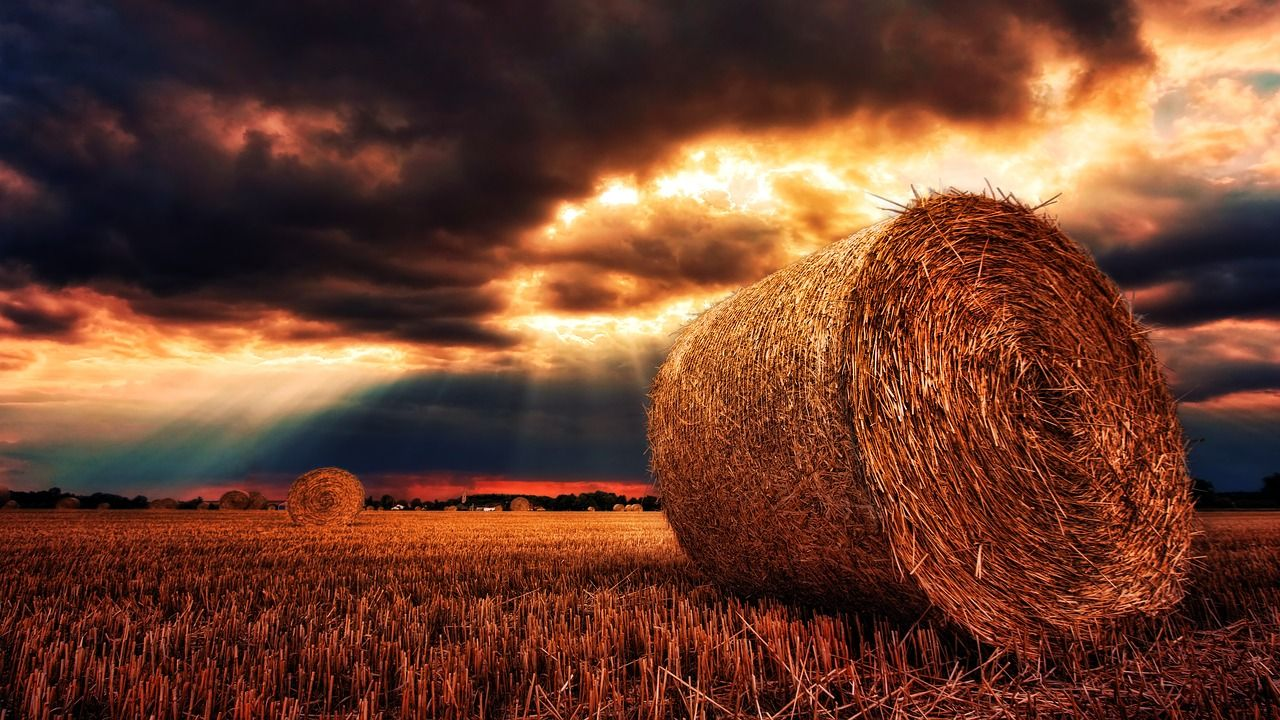
#> input picture Semana_09_Fundamentos_Vision_Computador/semana_09_2_convoluciones_personalizadas/python/imagen.jpg, 1280 x 720 px
$ jupyter execute main.ipynb
#> lines starting #> are read from the running program, lines starting #| are printed output that depends on the picture
[cell 1]
import cv2
import numpy as np
import matplotlib.pyplot as plt

# =========================================================
# CARGAR IMAGEN EN ESCALA DE GRISES
# =========================================================

# Cambiar por la ruta de la imagen
imagen = cv2.imread("imagen.jpg", cv2.IMREAD_GRAYSCALE)
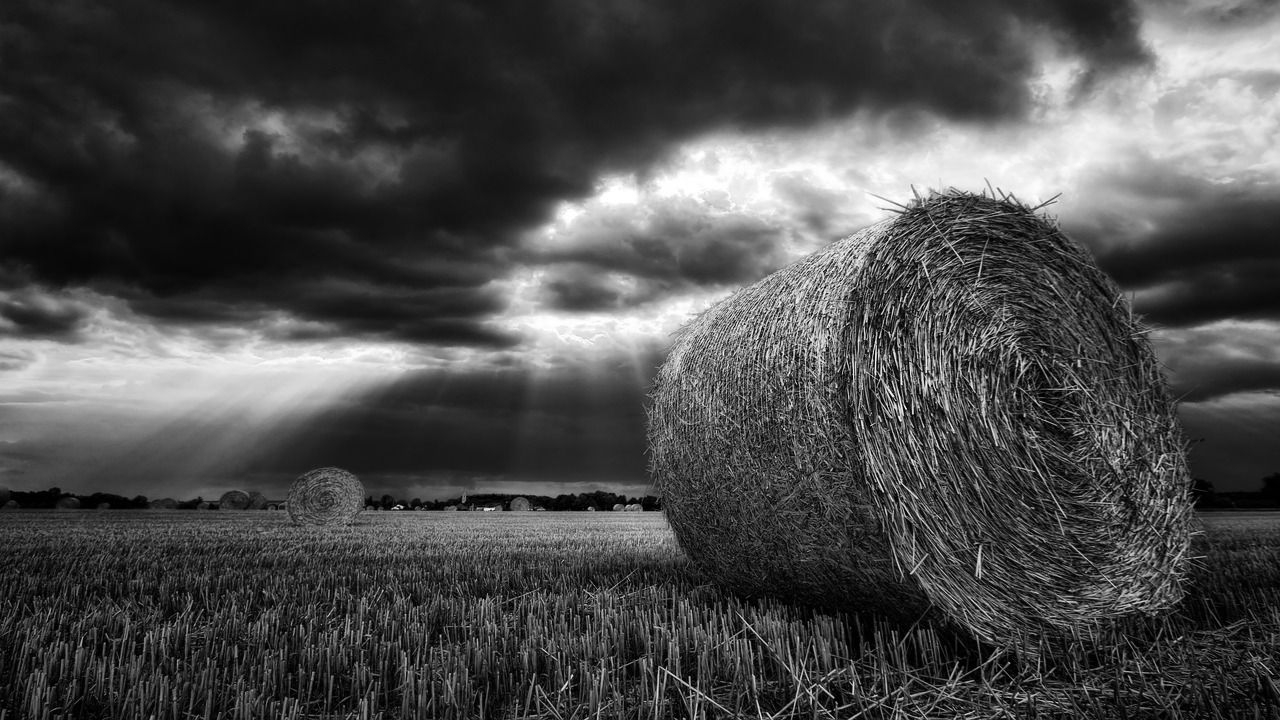
#> imagen: shape (720, 1280); min 0, max 255, mean 75.1

if imagen is None:
    raise Exception("No se pudo cargar la imagen")

# =========================================================
# FUNCION DE CONVOLUCION MANUAL
# =========================================================

def convolucion_manual(imagen, kernel):

    alto, ancho = imagen.shape
#> alto = 720; ancho = 1280
    k_alto, k_ancho = kernel.shape

    padding_y = k_alto // 2
    padding_x = k_ancho // 2

    # Agregar bordes de ceros
    imagen_padding = np.pad(
        imagen,
        ((padding_y, padding_y), (padding_x, padding_x)),
        mode='constant'
    )

    salida = np.zeros((alto, ancho), dtype=np.float32)

    # Recorrer cada pixel
    for y in range(alto):
        for x in range(ancho):

            # Extraer region
            region = imagen_padding[
                y:y+k_alto,
                x:x+k_ancho
            ]

            # Multiplicacion elemento a elemento
            valor = np.sum(region * kernel)

            salida[y, x] = valor

    # Limitar valores entre 0 y 255
    salida = np.clip(salida, 0, 255)

    return salida.astype(np.uint8)

# =========================================================
# KERNELS PERSONALIZADOS
# =========================================================

# 1. SHARPENING (ENFOQUE)
kernel_sharpen = np.array([
    [ 0, -1,  0],
    [-1,  5, -1],
    [ 0, -1,  0]
])

# 2. BLUR (SUAVIZADO)
kernel_blur = (1/9) * np.array([
    [1, 1, 1],
    [1, 1, 1],
    [1, 1, 1]
])

# 3. DETECCION DE BORDES (SOBEL X)
kernel_sobel_x = np.array([
    [-1, 0, 1],
    [-2, 0, 2],
    [-1, 0, 1]
])

# 4. DETECCION DE BORDES (SOBEL Y)
kernel_sobel_y = np.array([
    [-1, -2, -1],
    [ 0,  0,  0],
    [ 1,  2,  1]
])

# =========================================================
# APLICAR CONVOLUCION MANUAL
# =========================================================

imagen_sharpen_manual = convolucion_manual(imagen, kernel_sharpen)
imagen_blur_manual = convolucion_manual(imagen, kernel_blur)

sobel_x = convolucion_manual(imagen, kernel_sobel_x)
sobel_y = convolucion_manual(imagen, kernel_sobel_y)
#> after the loop in convolucion_manual (call 4), `for y in range(alto):`:
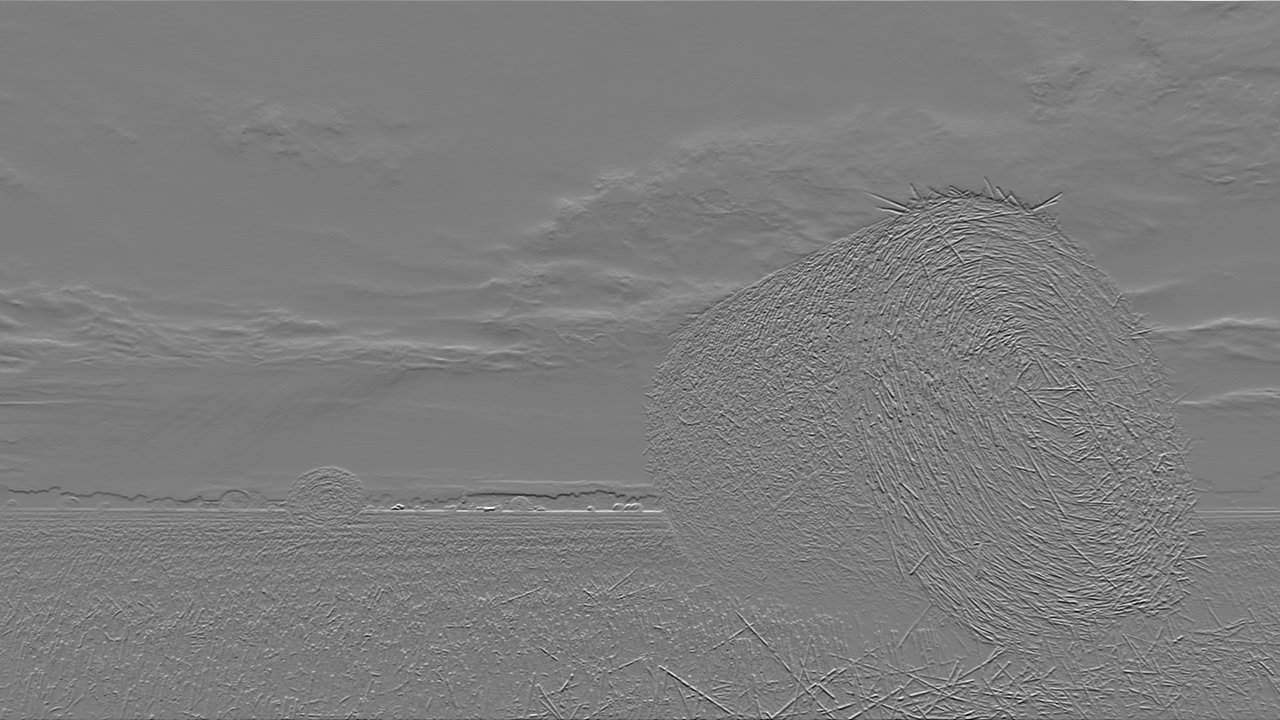
#> salida: shape (720, 1280) float32; min -731, max 753, mean 0; drawn with min black and max white
#> in convolucion_manual (call 4), `salida = np.clip(salida, 0, 255)`:
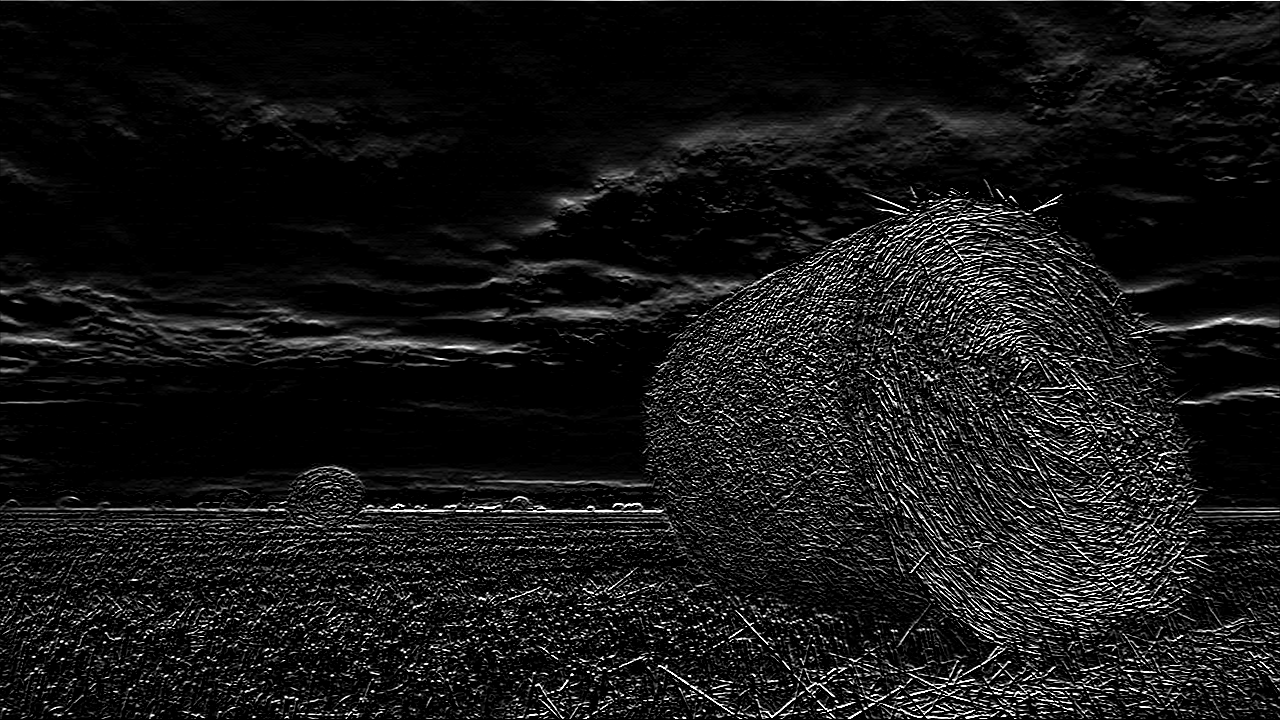
#> salida: shape (720, 1280) float32; min 0, max 255, mean 22.4

# Magnitud del gradiente (bordes/esquinas)
imagen_bordes_manual = cv2.addWeighted(sobel_x, 0.5, sobel_y, 0.5, 0)
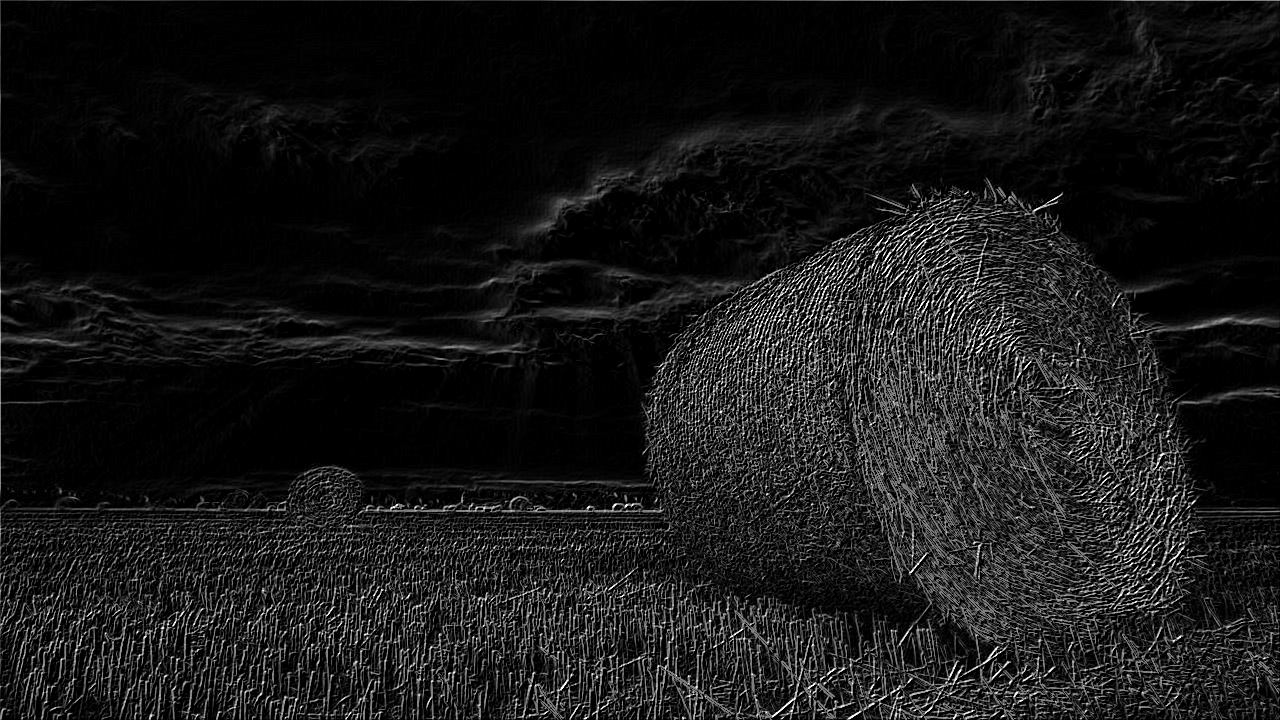
#> imagen_bordes_manual: shape (720, 1280); min 0, max 255, mean 23.7

# =========================================================
# COMPARACION CON OPENCV
# =========================================================

imagen_sharpen_cv = cv2.filter2D(imagen, -1, kernel_sharpen)
imagen_blur_cv = cv2.filter2D(imagen, -1, kernel_blur)

sobel_x_cv = cv2.filter2D(imagen, -1, kernel_sobel_x)
sobel_y_cv = cv2.filter2D(imagen, -1, kernel_sobel_y)

imagen_bordes_cv = cv2.addWeighted(sobel_x_cv, 0.5, sobel_y_cv, 0.5, 0)

# =========================================================
# MOSTRAR RESULTADOS
# =========================================================

fig, axes = plt.subplots(4, 3, figsize=(14, 16))

# ORIGINAL
axes[0, 0].imshow(imagen, cmap='gray')
axes[0, 0].set_title("Original")
axes[0, 0].axis("off")

# SHARPEN MANUAL
axes[0, 1].imshow(imagen_sharpen_manual, cmap='gray')
axes[0, 1].set_title("Sharpen Manual")
axes[0, 1].axis("off")

# SHARPEN OPENCV
axes[0, 2].imshow(imagen_sharpen_cv, cmap='gray')
axes[0, 2].set_title("Sharpen OpenCV")
axes[0, 2].axis("off")

# BLUR MANUAL
axes[1, 1].imshow(imagen_blur_manual, cmap='gray')
axes[1, 1].set_title("Blur Manual")
axes[1, 1].axis("off")

# BLUR OPENCV
axes[1, 2].imshow(imagen_blur_cv, cmap='gray')
axes[1, 2].set_title("Blur OpenCV")
axes[1, 2].axis("off")

# BORDES MANUAL
axes[2, 1].imshow(imagen_bordes_manual, cmap='gray')
axes[2, 1].set_title("Bordes Manual")
axes[2, 1].axis("off")

# BORDES OPENCV
axes[2, 2].imshow(imagen_bordes_cv, cmap='gray')
axes[2, 2].set_title("Bordes OpenCV")
axes[2, 2].axis("off")

# SOBEL X
axes[3, 1].imshow(sobel_x, cmap='gray')
axes[3, 1].set_title("Sobel X")
axes[3, 1].axis("off")

# SOBEL Y
axes[3, 2].imshow(sobel_y, cmap='gray')
axes[3, 2].set_title("Sobel Y")
axes[3, 2].axis("off")

# Espacios vacios
axes[1, 0].axis("off")
axes[2, 0].axis("off")
axes[3, 0].axis("off")

plt.tight_layout()
plt.show()
